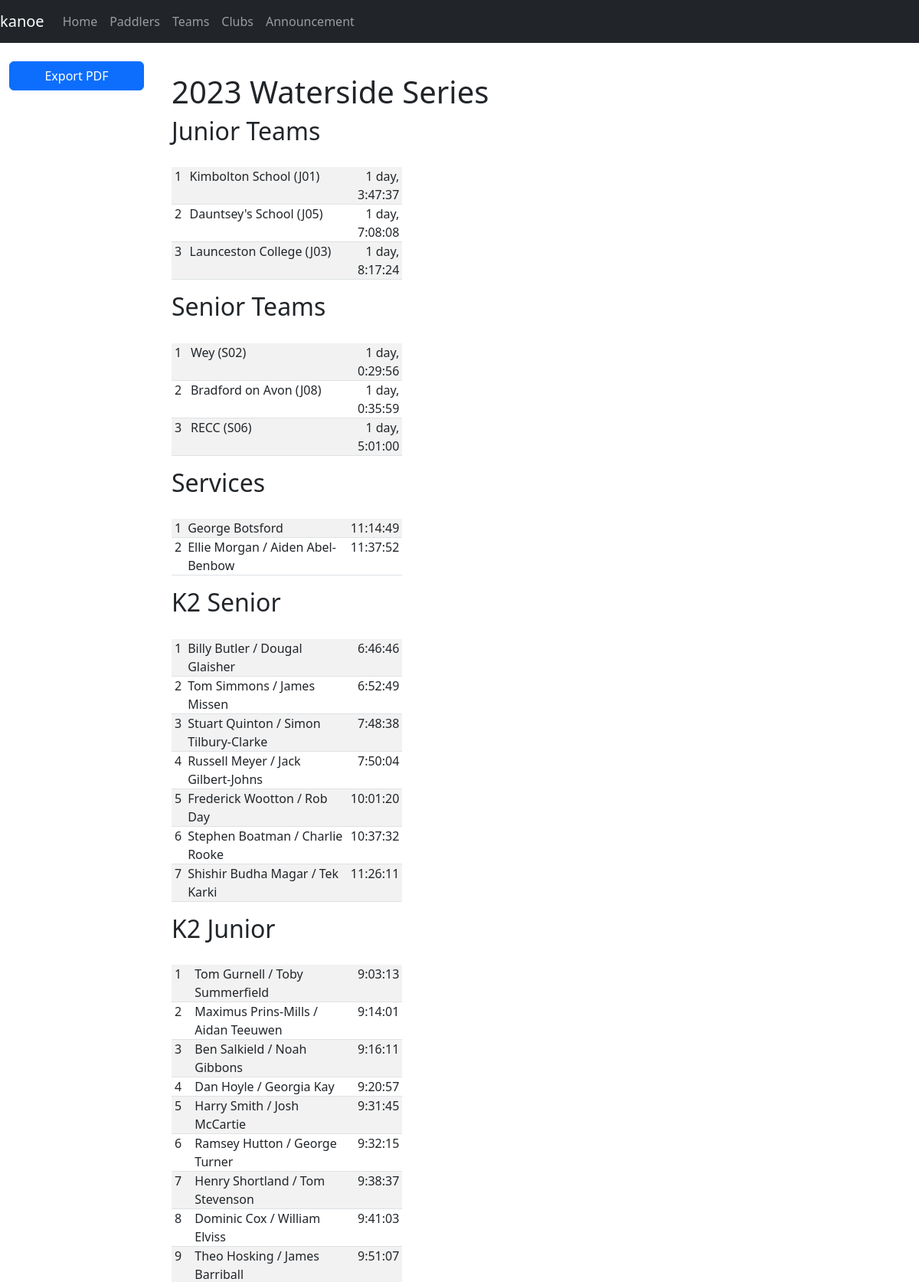
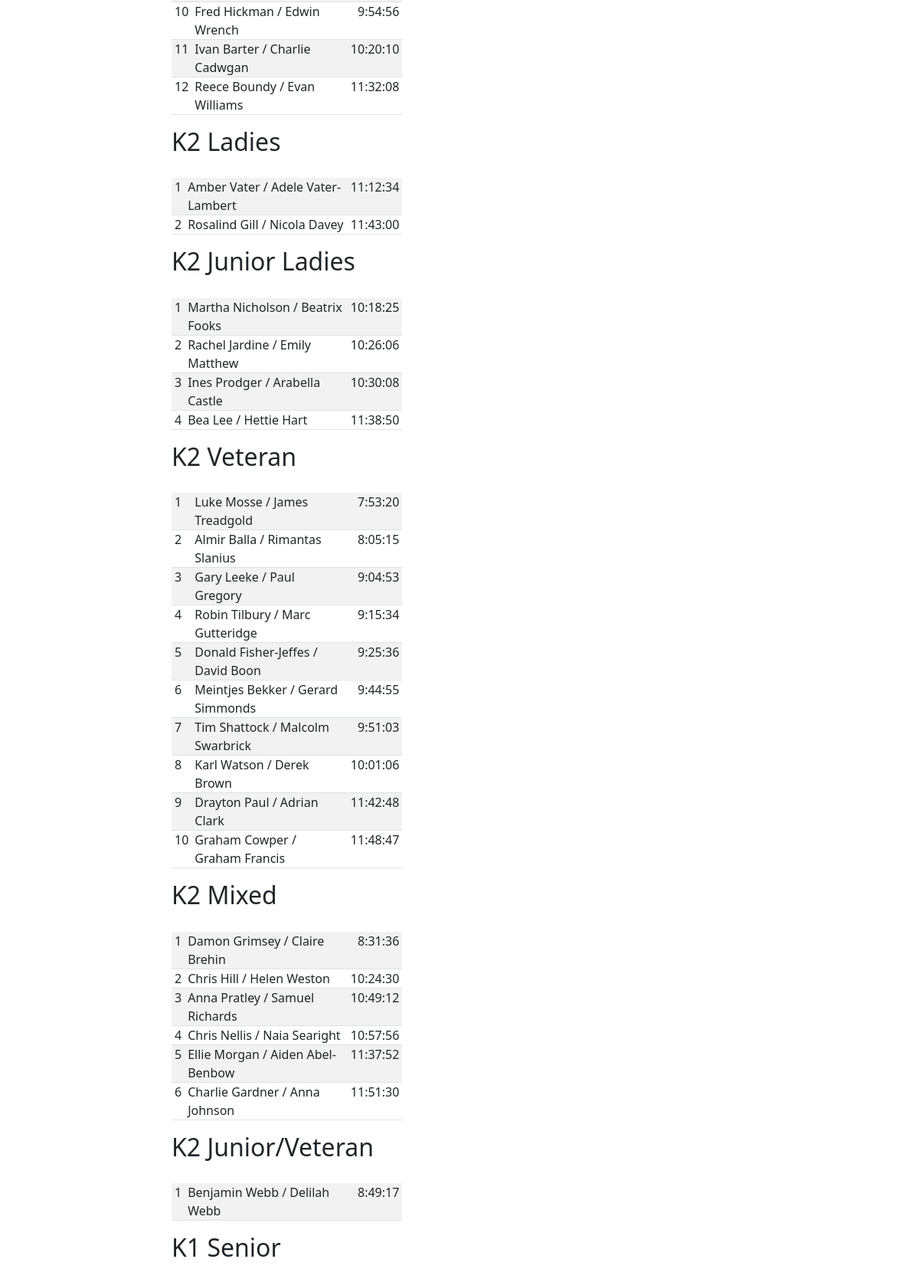
/series/1 (upper part), run on the app's committed database (2 pictures, top to bottom).
### database/database/series.py (models this page shows, shortened)
class Series(Base):
    __tablename__ = "series"
    id = Column(Integer, primary_key=True)
    name = Column(String)

### database/database/team.py (models this page shows, shortened)
class TeamType(Base):
    __tablename__ = "team_type"
    id = Column(Integer, primary_key=True)
    label = Column(String, nullable=False)

class Team(Base):
    __tablename__ = "team"
    __table_args__ = (
        UniqueConstraint("name", "series_id", name="uq_team_name_series"),
    )
    id = Column(Integer, primary_key=True)
    name = Column(String)
    team_type_id = Column(Integer, ForeignKey(TeamType.id), nullable=False)
    series_id = Column(Integer, ForeignKey(Series.id), index=True, nullable=False)
    type = relationship(TeamType, backref="teams")
    series = relationship(Series, backref="teams", lazy="joined")
    def __str__(self):
        return self.name

### database/database/crew.py (models this page shows, shortened)
class Crew(Base):
    __tablename__ = "crew"
    id = Column(Integer, primary_key=True)
    paddler_id = Column(Integer, ForeignKey(Paddler.id), index=True)
    club_id = Column(String(3), ForeignKey(Club.id), index=True)
    entry_id = Column(Integer, ForeignKey(Entry.id), index=True)
    team_id = Column(Integer, ForeignKey(Team.id), index=True)
    services = Column(Boolean, server_default=expression.false())
    due = Column(Numeric)
    paid = Column(Numeric)
    team = relationship(Team, backref="crews", lazy="joined")
    paddler = relationship(Paddler, backref="crews", lazy="joined")
    club = relationship("Club", backref="crews", lazy="joined")
    entry = relationship(Entry, lazy="joined", overlaps="crews")

### database/database/category.py (models this page shows, shortened)
class Category(Base):
    __tablename__ = "category"
    __table_args__ = (UniqueConstraint("label", name="uq_category_label"),)
    id = Column(Integer, primary_key=True)
    label = Column(String)

### kanoe/views/series.py (the view)
@blueprint.route("/series/<series_id>")
@login_required
def series(series_id):
    series, categories = series_results_category(series_id)
    _, types = series_results_team(series_id)
    _, services = series_results_services(series_id)
    return render_template(
        "series.j2",
        series=series,
        categories=categories,
        types=types,
        services=services,
    )

### database/database/entry.py (called while the page is built)
def entries_get_categories(entries):
    categories = set()
    for entry in entries:
        categories.add((entry.category.id, entry.category.label))
    categories = OrderedDict(sorted(categories, key=lambda t: t[0]))
    categories = {label: [] for id, label in categories.items()}
    for entry in entries:
        categories[entry.category.label].append(entry)
    return categories

    @cached_property
    def crew_hash(self):
        paddlers = [str(crew.paddler.id) for crew in self.crews]
        paddlers = ",".join(paddlers)
        return hashlib.md5(paddlers.encode("utf-8")).hexdigest()

    @property
    def time(self):
        if self.time_start and self.time_finish:
            time_start = datetime.datetime.strptime(self.time_start, "%H:%M:%S")
            time_finish = datetime.datetime.strptime(self.time_finish, "%H:%M:%S")
            return (
                time_finish
                - time_start
                + datetime.timedelta(seconds=(self.time_adjustment or 0))
            )
        else:
            return None

    @property
    def services(self):
        services = [crew.services for crew in self.crews]
        return len(services) > 0 and all(services)

### database/database/paddler.py (called while the page is built)
def combine_names(first, middle, last):
    name = [first, middle, last]
    name = list(filter(lambda item: item is not None, name))
    name = " ".join(name)
    name = name.strip()
    return name

    @hybrid_property
    def name(self):
        return combine_names(self.first, self.middle, self.last)

### database/database/race.py (called while the page is built)
    @property
    def past(self):
        return datetime.today().date() > self.date

### kanoe/templates/series.j2 (shortened to what this page needs)
{% extends "base-fluid.j2" %}
{% from "macros.j2" import race_card %}
{% block content %}
<h1>{{ series.name }} Series</h1>
{% for type, teams in types.items() %}
<h2>{{ type }} Teams</h2>
<div class="row">
    <div class="col-md-4">
        <table class="table table-sm table-striped">
            <tbody>
                {% for team in teams %}
                <tr>
                    <td>{{ loop.index }}</td>
                    <td>{{ team[0] }}</td>
                    <td style="width: 20%; text-align: right;">{{ team[1] }}</td>
                </tr>
                {% endfor %}
            </tbody>
        </table>
    </div>
</div>
{% endfor %}
<h2>Services</h2>
<div class="row">
    <div class="col-md-4">
        <table class="table table-sm table-striped">
            <tbody>
                {% for set in services %}
                <tr>
                    <td>{{ loop.index }}</td>
                    <td>{{ set.name }}</td>
                    <td style="width: 20%; text-align: right;">{{ set.time }}</td>
                </tr>
                {% endfor %}
            </tbody>
        </table>
    </div>
</div>
{% for category, sets in categories.items() %}
<h2>{{ category }}</h2>
<div class="row">
    <div class="col-md-4">
        <table class="table table-sm table-striped">
            <tbody>
                {% for set in sets %}
                <tr>
                    <td>{{ loop.index }}</td>
                    <td>{{ set.name }}</td>
                    <td style="width: 20%; text-align: right;">{{ set.time }}</td>
                </tr>
                {% endfor %}
            </tbody>
        </table>
    </div>
</div>
{% endfor %}
{% endblock %}
{% block sidebar %}
{% include 'sidebar-series.j2' %}
{% endblock %}

### kanoe/static/css/styles.css (style rules this page uses)
:root { --colour-yellow: #fed00c; --colour-yellow-muted: #ffe269; }
body { padding-top: 60px; }
.row > * { margin-top: 20px; }
.table-sm > :not(caption) > * > * { padding-top: 0; padding-bottom: 0; }

### data on the page
Series: name "2023 Waterside"
TeamType: label "Junior"
Team: name "Kimbolton School (J01)", team "1 day, 3:47:37"
Team: name "Dauntsey's School (J05)", team "1 day, 7:08:08"
Team: name "Launceston College (J03)", team "1 day, 8:17:24"
TeamType: label "Senior"
Team: name "Wey (S02)", team "1 day, 0:29:56"
Team: name "Bradford on Avon (J08)", team "1 day, 0:35:59"
Team: name "RECC (S06)", team "1 day, 5:01:00"
Crew: label "K2 Senior", name "Billy Butler / Dougal Glaisher" "Tom Simmons / James Missen" "Stuart Quinton / Simon Tilbury-Clarke" "Russell Meyer / Jack Gilbert-Johns" "Frederick Wootton / Rob Day" "Stephen Boatman / Charlie Rooke" "Shishir Budha Magar / Tek Karki", time "6:46:46" "6:52:49" "7:48:38" "7:50:04" "10:01:20" "10:37:32" "11:26:11"
Crew: label "K2 Junior", name "Tom Gurnell / Toby Summerfield" "Maximus Prins-Mills / Aidan Teeuwen" "Ben Salkield / Noah Gibbons" "Dan Hoyle / Georgia Kay" "Harry Smith / Josh McCartie" "Ramsey Hutton / George Turner" "Henry Shortland / Tom Stevenson" "Dominic Cox / William Elviss" "Theo Hosking / James Barriball" "Fred Hickman / Edwin Wrench" "Ivan Barter / Charlie Cadwgan" "Reece Boundy / Evan Williams", time "9:03:13" "9:14:01" "9:16:11" "9:20:57" "9:31:45" "9:32:15" "9:38:37" "9:41:03" "9:51:07" "9:54:56" "10:20:10" "11:32:08"
Crew: label "K2 Ladies", name "Amber Vater / Adele Vater-Lambert" "Rosalind Gill / Nicola Davey", time "11:12:34" "11:43:00"
Crew: label "K2 Junior Ladies", name "Martha Nicholson / Beatrix Fooks" "Rachel Jardine / Emily Matthew" "Ines Prodger / Arabella Castle" "Bea Lee / Hettie Hart", time "10:18:25" "10:26:06" "10:30:08" "11:38:50"
Crew: label "K2 Veteran", name "Luke Mosse / James Treadgold" "Almir Balla / Rimantas Slanius" "Gary Leeke / Paul Gregory" "Robin Tilbury / Marc Gutteridge" "Donald Fisher-Jeffes / David Boon" "Meintjes Bekker / Gerard Simmonds" "Tim Shattock / Malcolm Swarbrick" "Karl Watson / Derek Brown" "Drayton Paul / Adrian Clark" "Graham Cowper / Graham Francis", time "7:53:20" "8:05:15" "9:04:53" "9:15:34" "9:25:36" "9:44:55" "9:51:03" "10:01:06" "11:42:48" "11:48:47"
Crew: label "K2 Mixed", name "Damon Grimsey / Claire Brehin" "Chris Hill / Helen Weston" "Anna Pratley / Samuel Richards" "Chris Nellis / Naia Searight" "Ellie Morgan / Aiden Abel-Benbow" "Charlie Gardner / Anna Johnson", time "8:31:36" "10:24:30" "10:49:12" "10:57:56" "11:37:52" "11:51:30"
Crew: label "K2 Junior/Veteran", name "Benjamin Webb / Delilah Webb", time "8:49:17"
Crew: label "K1 Senior"

### other printed values
{{ set.name }} "George Botsford" "Ellie Morgan / Aiden Abel-Benbow"
{{ set.time }} "11:14:49" "11:37:52"
